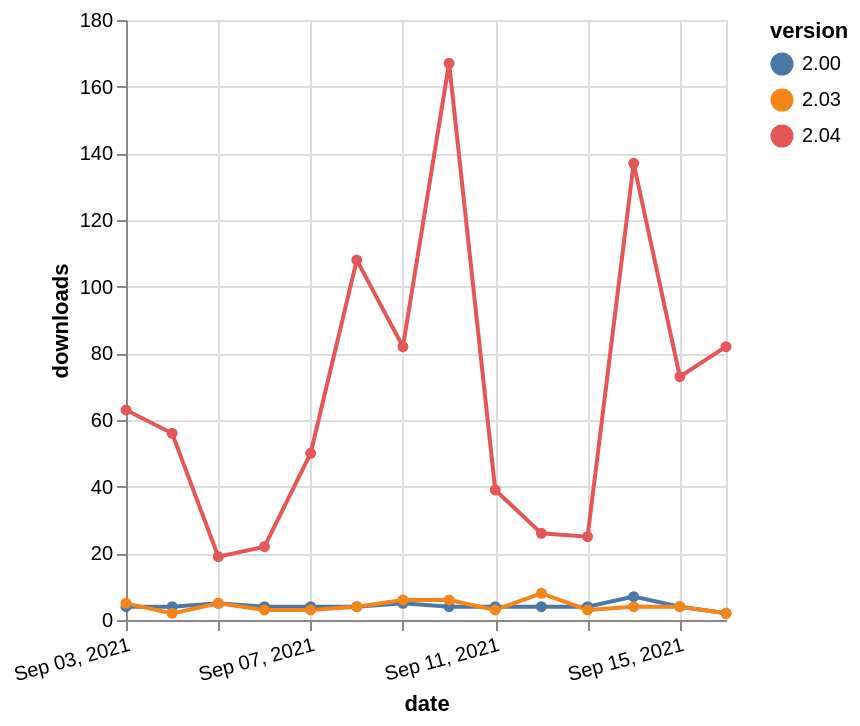

The Vega-Lite source for this figure:
### Vega-Lite specification from a JSON file in a GitHub repository (floating-point values rounded to 4 significant figures)
{"$schema": "https://vega.github.io/schema/vega-lite/v5.json", "description": "A simple bar chart with embedded data.", "data": {"values": [{"date": "2021-09-03", "total": 8648, "delta": 4, "version": "2.00"}, {"date": "2021-09-04", "total": 8652, "delta": 4, "version": "2.00"}, {"date": "2021-09-05", "total": 8657, "delta": 5, "version": "2.00"}, {"date": "2021-09-06", "total": 8661, "delta": 4, "version": "2.00"}, {"date": "2021-09-07", "total": 8665, "delta": 4, "version": "2.00"}, {"date": "2021-09-08", "total": 8669, "delta": 4, "version": "2.00"}, {"date": "2021-09-09", "total": 8674, "delta": 5, "version": "2.00"}, {"date": "2021-09-10", "total": 8678, "delta": 4, "version": "2.00"}, {"date": "2021-09-11", "total": 8682, "delta": 4, "version": "2.00"}, {"date": "2021-09-12", "total": 8686, "delta": 4, "version": "2.00"}, {"date": "2021-09-13", "total": 8690, "delta": 4, "version": "2.00"}, {"date": "2021-09-14", "total": 8697, "delta": 7, "version": "2.00"}, {"date": "2021-09-15", "total": 8701, "delta": 4, "version": "2.00"}, {"date": "2021-09-16", "total": 8703, "delta": 2, "version": "2.00"}, {"date": "2021-09-03", "total": 22212, "delta": 5, "version": "2.03"}, {"date": "2021-09-04", "total": 22214, "delta": 2, "version": "2.03"}, {"date": "2021-09-05", "total": 22219, "delta": 5, "version": "2.03"}, {"date": "2021-09-06", "total": 22222, "delta": 3, "version": "2.03"}, {"date": "2021-09-07", "total": 22225, "delta": 3, "version": "2.03"}, {"date": "2021-09-08", "total": 22229, "delta": 4, "version": "2.03"}, {"date": "2021-09-09", "total": 22235, "delta": 6, "version": "2.03"}, {"date": "2021-09-10", "total": 22241, "delta": 6, "version": "2.03"}, {"date": "2021-09-11", "total": 22244, "delta": 3, "version": "2.03"}, {"date": "2021-09-12", "total": 22252, "delta": 8, "version": "2.03"}, {"date": "2021-09-13", "total": 22255, "delta": 3, "version": "2.03"}, {"date": "2021-09-14", "total": 22259, "delta": 4, "version": "2.03"}, {"date": "2021-09-15", "total": 22263, "delta": 4, "version": "2.03"}, {"date": "2021-09-16", "total": 22265, "delta": 2, "version": "2.03"}, {"date": "2021-09-03", "total": 54975, "delta": 63, "version": "2.04"}, {"date": "2021-09-04", "total": 55031, "delta": 56, "version": "2.04"}, {"date": "2021-09-05", "total": 55050, "delta": 19, "version": "2.04"}, {"date": "2021-09-06", "total": 55072, "delta": 22, "version": "2.04"}, {"date": "2021-09-07", "total": 55122, "delta": 50, "version": "2.04"}, {"date": "2021-09-08", "total": 55230, "delta": 108, "version": "2.04"}, {"date": "2021-09-09", "total": 55312, "delta": 82, "version": "2.04"}, {"date": "2021-09-10", "total": 55479, "delta": 167, "version": "2.04"}, {"date": "2021-09-11", "total": 55518, "delta": 39, "version": "2.04"}, {"date": "2021-09-12", "total": 55544, "delta": 26, "version": "2.04"}, {"date": "2021-09-13", "total": 55569, "delta": 25, "version": "2.04"}, {"date": "2021-09-14", "total": 55706, "delta": 137, "version": "2.04"}, {"date": "2021-09-15", "total": 55779, "delta": 73, "version": "2.04"}, {"date": "2021-09-16", "total": 55861, "delta": 82, "version": "2.04"}]}, "width": "container", "mark": {"type": "line", "point": {"filled": true}}, "encoding": {"x": {"field": "date", "type": "temporal", "timeUnit": "yearmonthdate", "title": "date", "axis": {"labelAngle": -15}}, "y": {"field": "delta", "type": "quantitative", "title": "downloads"}, "color": {"field": "version", "type": "nominal"}, "tooltip": {"field": "delta"}}}
